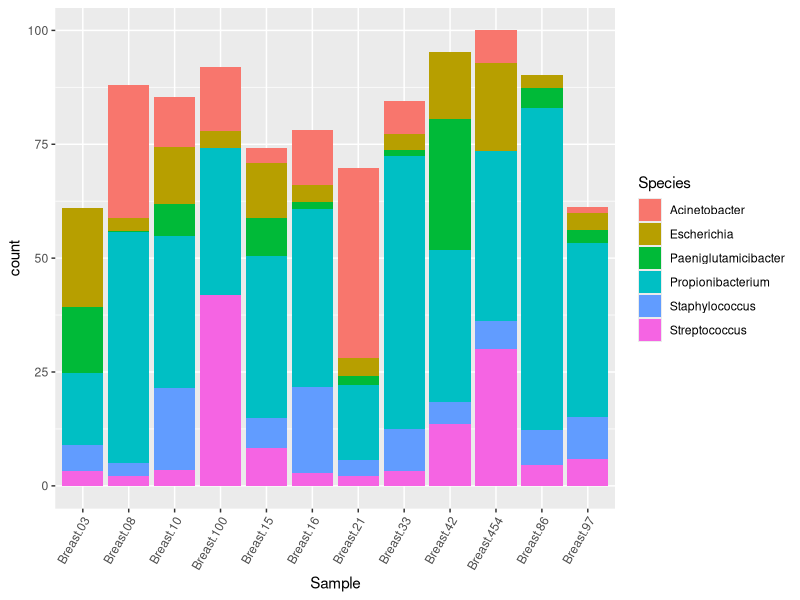
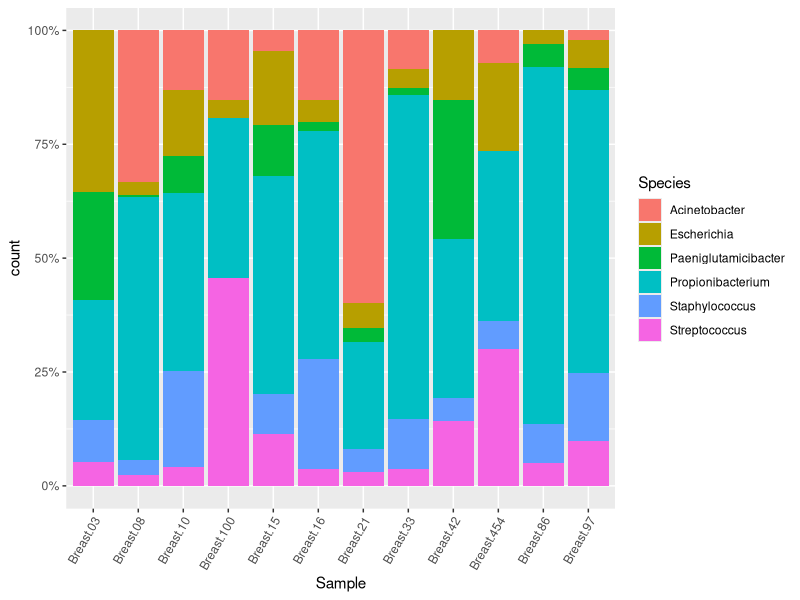
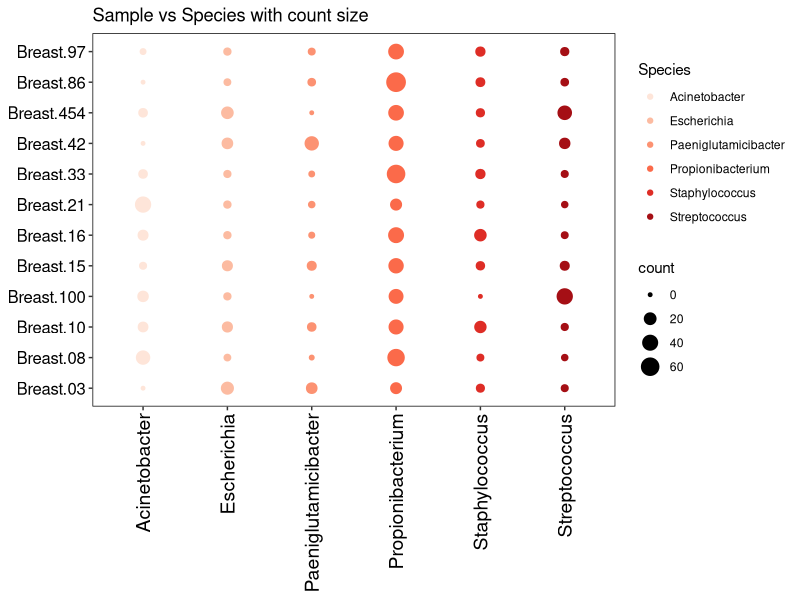
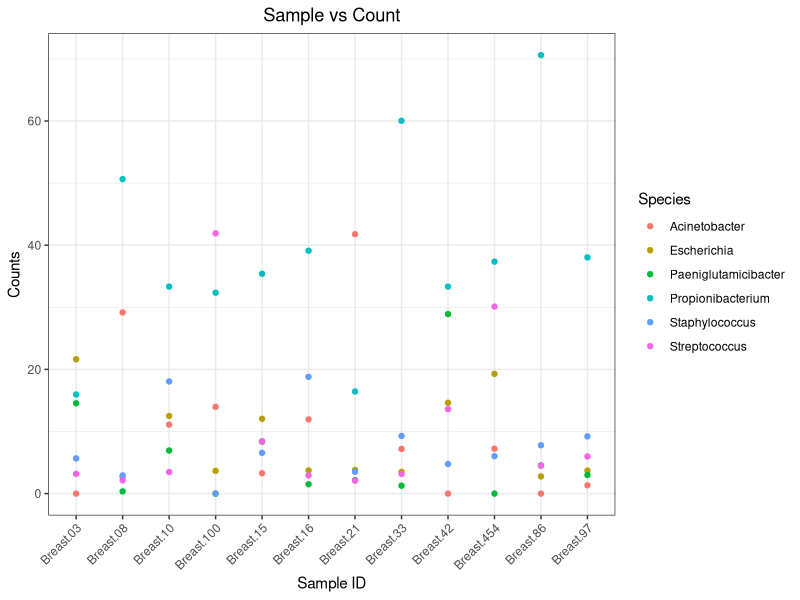
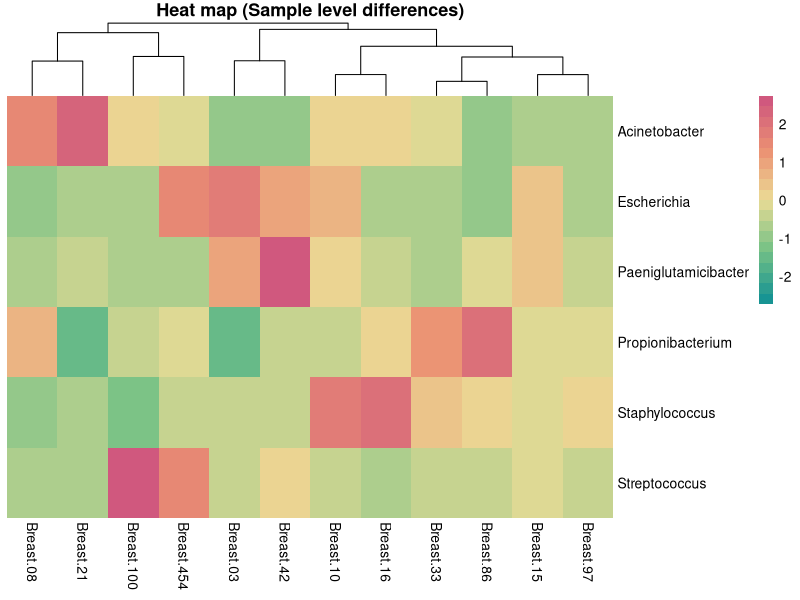

Here is the R script that generated these plots, in order:
## ---- chunk 1
setwd("test_html/")
originaldata <- read.table("barPlotInfo_ge_CT_5_breast.txt",sep='\t', row.names=1, header=TRUE) ## should be data frame
## ---- chunk 2


 newdata_1=subset(originaldata, select=c(1:10,22,23))  ## col number based OR
 #newdata_1=subset(originaldata, select=c("Breast.03","Breast.08","Breast.100")) ##name based
## ---- chunk 3

newdata_1=newdata_1[rowSums(newdata_1) >0.1 ,drop=FALSE, ] #take only those rows which are greater than zero

allsample_threshhold <- 1 ## Define threshold for average count > threshold

data_wt=newdata_1[(rowSums(newdata_1)/nrow(newdata_1))>= allsample_threshhold,drop=FALSE, ]
nor <- data_wt
data_wt <- as.data.frame(t(data_wt))
## ---- chunk 4
library(tidyverse)
library('dplyr') ##HAS COUNT FUNCTION

data_wt$Sample <-  row.names(data_wt)  
data_wt <- data_wt %>% 
  pivot_longer(!Sample, names_to = "Species", values_to = "count") # Gathering the columns to have normalized counts to a single column
## ---- chunk 5
library(ggplot2)
library(RColorBrewer)

## setting 2 different color variables

my_palette <- colorRampPalette(c("#179493","#76c286", "#ebdc96", "#ec9173","#d0587e"), alpha=TRUE)(n=20)
heat_colors <- brewer.pal(6, "Reds") ##"Greens"  ##"Blues"
## ---- chunk 6
ggplot(data_wt, aes(x = Sample, y = count, fill = Species)) + 
  geom_bar(stat = "identity")  + theme(axis.text.x = element_text(angle = 60, vjust = 1, hjust=1))
## ---- chunk 7
ggplot(data_wt, aes(x = Sample, y = count, fill = Species)) + 
  geom_col(position = "fill") +
  scale_y_continuous(labels = scales::percent)  + theme(axis.text.x = element_text(angle = 60, vjust = 1, hjust=1))
## ---- chunk 8
ggplot(data_wt,aes(x=Species,y=Sample )) +
  geom_point(aes(size=count,  color = Species))+
  scale_color_manual(values = heat_colors )+              ### in case heat_color doesnt work replace with manual or other like c("red","blue")
  #scale_color_gradientn('Log2 mean (Molecule 1, Molecule 2)', colors=my_palette) +
  ggtitle("Sample vs Species with count size ") +
  theme_bw() +
  theme(panel.grid.minor = element_blank(),
        panel.grid.major = element_blank(),
        axis.text=element_text(size=14, colour = "black"),
        axis.text.x = element_text(angle = 90, hjust = 1, vjust = 0.5),
        axis.text.y = element_text(size=12, colour = "black"),
        axis.title=element_blank(),
        panel.border = element_rect(size = 0.5, linetype = "solid", colour = "black"))
## ---- chunk 9
ggplot(data_wt) +
  geom_point(aes(x = Sample , y = count, color = Species )) +
  ## scale_y_log10() +  ##want to scale it or not??
  xlab("Sample ID") +
  ylab("Counts") +
  ggtitle("Sample vs Count") +
  theme_bw() +
  theme(axis.text.x = element_text(angle = 45, hjust = 1)) +
  theme(plot.title = element_text(hjust = 0.5))

## ---- chunk 10
library(ComplexHeatmap)
### Run pheatmap
pheatmap::pheatmap( nor, 
                    color = my_palette, 
                    cluster_cols  = T,
                    cluster_rows = F,
                    show_rownames = T,
                    border_color = NA, 
                    fontsize = 10, 
                    scale = "row", #row #column #none  ## row wise differences clarity (i.e b/w samples)
                    fontsize_row = 10, 
                    height = 20, 
                    main= "Heat map (Sample level differences)"
)
